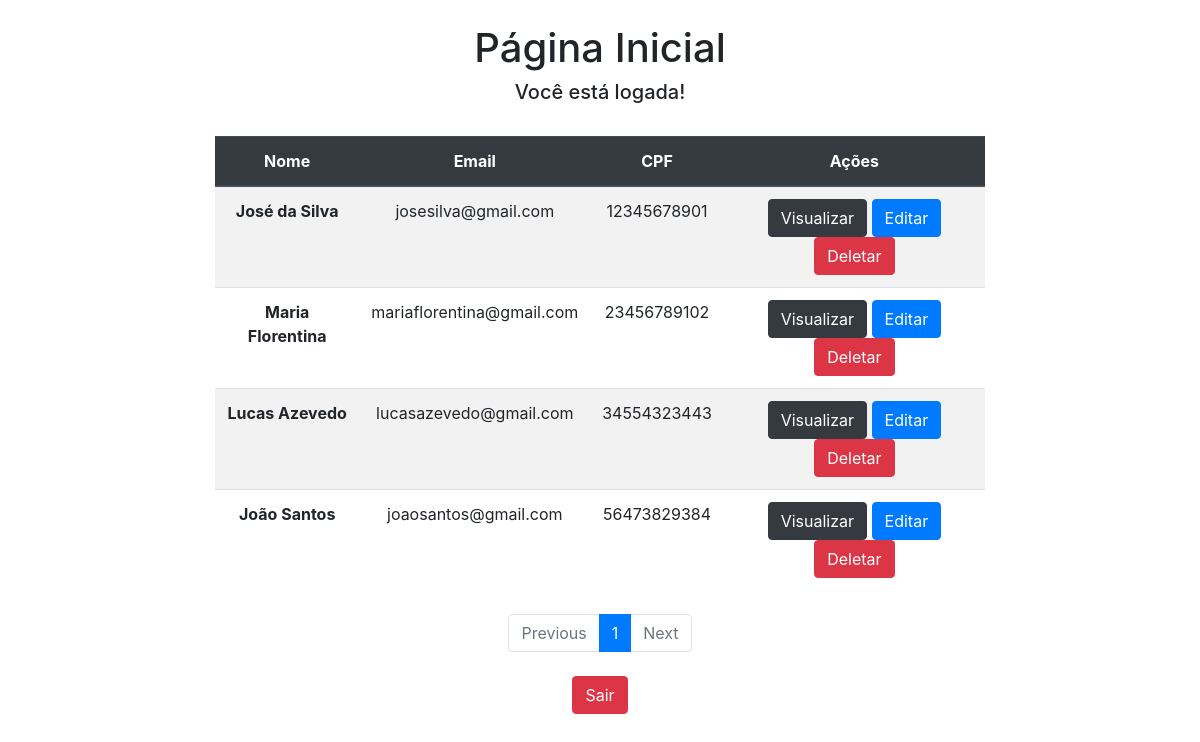
Before: / with the older database file.
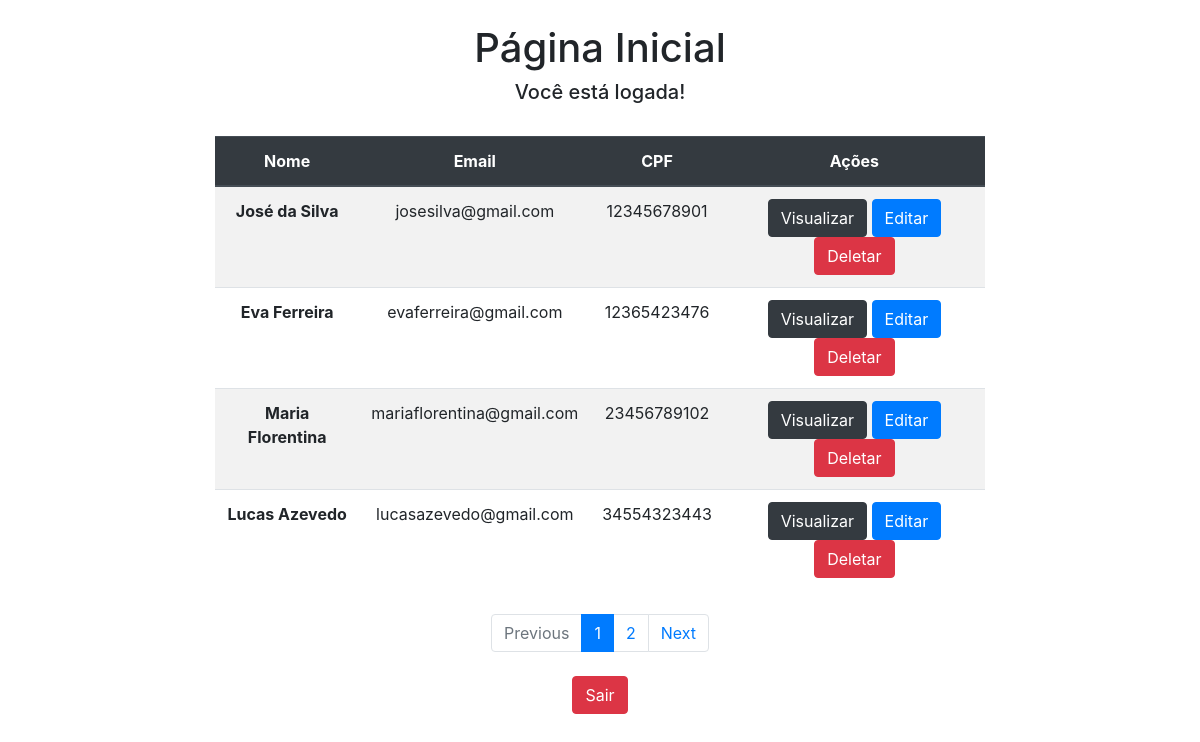
After: the same page with the newer database file.
### app/models.py (models this page shows)
class Usuarios(models.Model):
    nome = models.CharField(max_length=150)
    email = models.CharField(max_length=100)
    cpf = models.IntegerField(primary_key=True)
    tipo = models.BooleanField(default=False)
    password = models.CharField(max_length=100, default="")

### app/views.py (the view)
# urls.py: 2. Add a URL to urlpatterns:  path('', views.home, name='home')
def home(request):
  data = {}
  data['form'] = UsuariosForm()
  search = request.GET.get('search')
  if search:
    data['db'] = Usuarios.objects.filter(nome__icontains=search)
  else:
    data['db'] = Usuarios.objects.all()
  all = Usuarios.objects.all()
  paginator = Paginator(all, 4)
  pages = request.GET.get('page')
  data['db'] = paginator.get_page(pages)
  return render(request, 'index.html', data)

### app/templates/index.html (shortened to what this page needs)
<!DOCTYPE html>
<html lang="pt-br">
  <head>
    <link rel="stylesheet" href="https://stackpath.bootstrapcdn.com/bootstrap/4.3.1/css/bootstrap.min.css">
  </head>
  <body>
    <div class="col-8 m-auto pt-4 text-center">
      <h1>Página Inicial</h1>
      <h5>Você está logada!</h5>
    </div>
    <div class="col-8 m-auto pt-4 pb-2 text-center">
      <table class="table table-striped">
        <thead class="thead-dark">
          <tr>
            <th scope="col">Nome</th>
            <th scope="col">Email</th>
            <th scope="col">CPF</th>
            <th scope="col">Ações</th>
          </tr>
        </thead>
        <tbody>
          {% for dbs in db %}
            <tr>
              <th>{{dbs.nome}}</th>
              <td>{{dbs.email}}</td>
              <td>{{dbs.cpf}}</td>
              <td>
                <a href="view/{{dbs.cpf}}/" class="btn btn-dark">Visualizar</a>
                <a href="edit/{{dbs.cpf}}/" class="btn btn-primary">Editar</a>
                <a href="delete/{{dbs.cpf}}/" class="btn btn-danger btnDel">Deletar</a>
              </td>
            </tr>
          {% endfor %}
        </tbody>
      </table>
    </div>
    <nav aria-label="Page navigation example">
      <ul class="pagination justify-content-center">
        {% if db.has_previous %}
          <li class="page-item">
            <a class="page-link" href="?page={{ db.previous_page_number }}">Previous</a>
          </li>
        {% else %}
          <li class="page-item disabled">
            <a class="page-link" href="#" tabindex="-1" aria-disabled="true">Previous</a>
          </li>
        {% endif %}
        {% for i in db.paginator.page_range %}
          {% if db.number == i %}
            <li class="page-item active" aria-current="page">
              <span class="page-link">
                {{ i }}
              </span>
            </li>
          {% else %}
            <li class="page-item"><a class="page-link" href="?page={{ i }}">{{ i }}</a></li>
          {% endif %}
        {% endfor %}
        {% if db.has_next %}
          <li class="page-item">
            <a class="page-link" href="?page={{ db.next_page_number }}">Next</a>
          </li>
        {% else %}
          <li class="page-item disabled">
            <a class="page-link" href="#" tabindex="-1" aria-disabled="true">Next</a>
          </li>
        {% endif %}
      </ul>
    </nav>
    <div class="p-2 text-center">
      <a href="/login" class="btn btn-danger">Sair</a>
    </div>
    {% load static %}
  </body>
</html>

Changed rows visible on the page:
no longer on this page (row unchanged): Usuarios: nome "João Santos", email "joaosantos@gmail.com", cpf "56473829384"
added Usuarios: nome "Eva Ferreira", email "evaferreira@gmail.com", cpf "12365423476"
Other visible differences:
new list line: "2"
